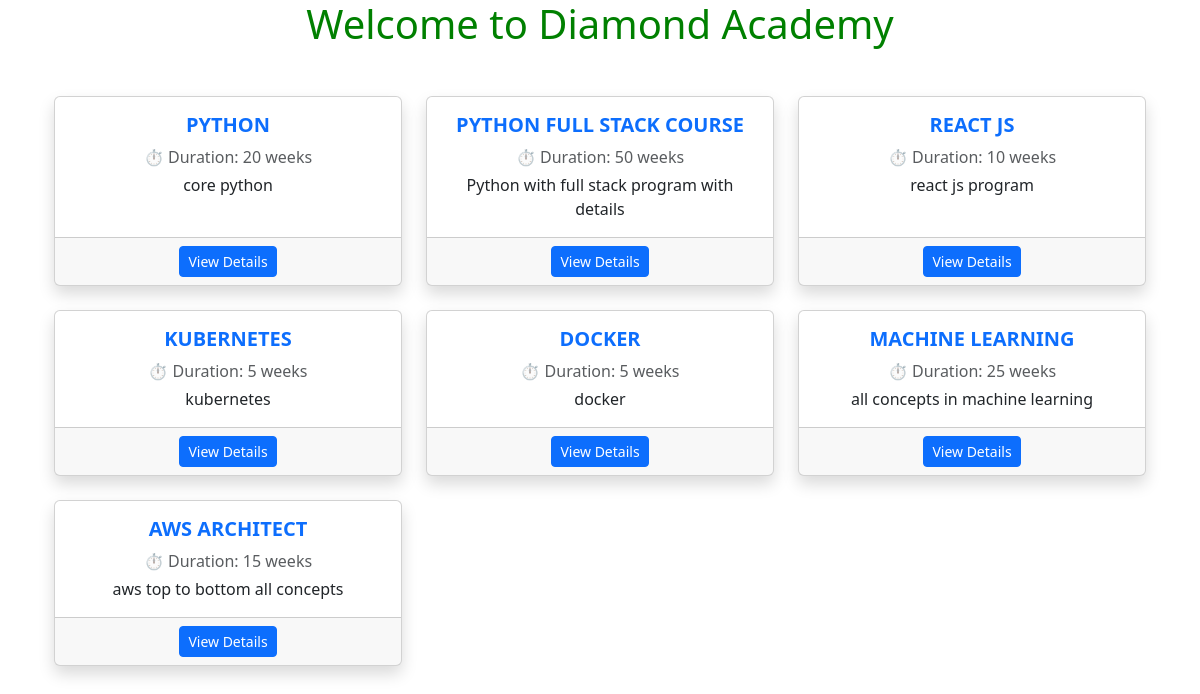
Page /courses/ on the committed database.
### academy/models.py (models this page shows, shortened)
class Course(models.Model):
    course_name = models.CharField(max_length=500)
    description = models.CharField(max_length=500)
    duration = models.IntegerField()
    course_image = models.ImageField(upload_to='images/')

### training_portal_main/views.py (the view)
# urls.py: path('courses/',views.courses),
def courses(request):
    courses = Course.objects.all()
    courses_count = Course.objects.all().count()
    context ={
        'courses': courses,
        'courses_count': courses_count,
    }
    return render(request,'courses.html',context)

### templates/courses.html (shortened to what this page needs)
<!DOCTYPE html>
<html lang="en">
<head>
  <link href="https://cdn.jsdelivr.net/npm/bootstrap@5.3.3/dist/css/bootstrap.min.css" rel="stylesheet">
</head>
<body>
<h1 style="color: green;text-align: center;">Welcome to Diamond Academy </h1>
<div class="container d-flex mt-4 p-4">
<div class="row">
  {% for course in courses %}
  <div class="col-md-4 mb-4">
    <div class="card h-100 shadow">
      <div class="card-body">
        <h5 class="card-title fw-bold text-center text-primary">
          {{ course.course_name|upper }}
        </h5>
        <p class="text-center text-muted mb-1">
          ⏱ Duration: {{ course.duration }} weeks
        </p>
        <p class="card-text text-center">
          {{ course.description }}
        </p>
      </div>
      <div class="card-footer text-center">
        <a href="#" class="btn btn-primary btn-sm">View Details</a>
      </div>
    </div>
  </div>
  {% endfor %}
</div>
</div>

### rows in the picture
Course: course_name "PYTHON", duration "20", description "core python"
Course: course_name "PYTHON FULL STACK COURSE", duration "50", description "Python with full stack program with details"
Course: course_name "REACT JS", duration "10", description "react js program"
Course: course_name "KUBERNETES", duration "5", description "kubernetes"
Course: course_name "DOCKER", duration "5", description "docker"
Course: course_name "MACHINE LEARNING", duration "25", description "all concepts in machine learning"
Course: course_name "AWS ARCHITECT", duration "15", description "aws top to bottom all concepts"
